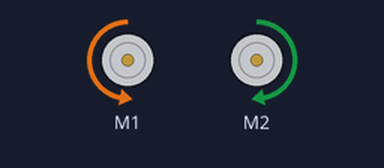
Simulated run of this sketch. Board: Arduino Uno, built with avr-gcc and run on an emulated ATmega328P. On the bench: 2 × DC motor (green arrow = forward, orange = backward, longer = faster).

Above: at 0.19 s.
At 8.1 s:
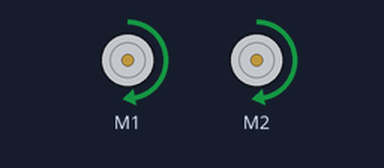
At 19.0 s:
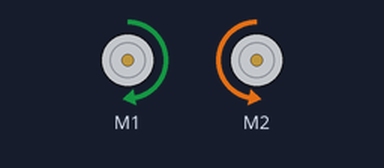
Timing chart, 0 to 20.5 s (numbered marks = the images above):
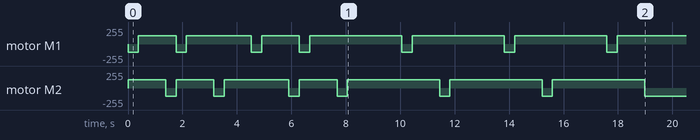

Measured:
- by itself, motor M2: stopped → forward 127/255 at 0.00 s, → backward 127/255 1.4 s later, → forward 127/255 0.38 s later, → backward 127/255 1.4 s later, … (14 changes in this stretch)
- by itself, motor M1: stopped → backward 127/255 at 0.00 s, → forward 127/255 0.38 s later, → backward 127/255 1.4 s later, → forward 127/255 0.38 s later, … (14 changes in this stretch)

The sketch:

20Jan_Final_Rhonda_Atttempt.ino
```cpp
/**
  Robotics Digital Sciences M1 2022
  Name: Path Finding Robot
  Purpose: To find shortest path in an 8x8 (50 cm) grid with pre-defined obstacles
  @authors Janessa Sochima Aneke, Sakshi Sharma, Sayed Mossavi
*/


// libraries
#include <ZumoShield.h>

//Zumo robot set-up
ZumoMotors motors;

//14 steps, 15 decisions to make
#define PATH_LEN 15

//speeds of wheels for forward movement and turns
#define TURN_SPEED      382
#define DURATION_FORWARD     1000
#define LEFT_SPEED 200
#define RIGHT_SPEED 200

char orientation;
//grid path from the Google Classroom, 0's represent available squares, 1's represent obstacles
int grid[8][8]=	{
         {0,0,0,0,1,0,0,1},
	 {0,0,1,0,0,0,0,0},
	 {0,0,0,0,0,0,0,0},
	 {0,1,0,1,0,0,0,1},
	 {0,0,0,0,0,0,0,0},
	 {0,1,0,0,1,1,0,0},
         {0,0,0,0,0,0,0,0},
         {0,0,0,1,1,0,0,0},
         };

void setup() {
  Serial.begin(9600);
}

//functions for how to move Rhonda the robot
void backward() {
   motors.setSpeeds(-LEFT_SPEED, -RIGHT_SPEED); //move backward
   delay(DURATION_FORWARD);
}
void forward() {
  motors.setSpeeds(LEFT_SPEED, RIGHT_SPEED); //move forward
   delay(DURATION_FORWARD);
}
void turn_right() {
  motors.setSpeeds(LEFT_SPEED, -RIGHT_SPEED); //turn right
   delay(TURN_SPEED);
}
void turn_left() {
  motors.setSpeeds(-LEFT_SPEED, RIGHT_SPEED); //turn left
   delay(TURN_SPEED);
}
void go_right() { //turn right, move forward, re-orient north
  turn_right();
   forward();
   turn_left();
}
void go_left() { //turn left, move forward, re-orient north
  turn_left();
   forward();
   turn_right();
}

//code a path that avoids obstacles defined in photo on Classroom
int path[PATH_LEN][2] = { //array is 14 steps with 2 variables x,y
  {0,0},
  {1,0},
  {2,0},
  {2,1},
  {3,1},
  {4,1},
  {4,2},
  {4,3},
  {5,3},
  {5,4},
  {5,5},
  {6,5},
  {6,6},
  {6,7},
  {7,7}
};

// {       alternative path
//   {0,0},
//   {0,1},
//   {0,2},
//   {0,3},
//   {1,3},
//   {1,4},
//   {1,5},
//   {1,6},
//   {2,6},
//   {3,6},
//   {4,6},
//   {4,7},
//   {5,7},
//   {6,7},
//   {7,7},
// };

//sets up current and next positions
int runPath(int curX,int curY,int nextX,int nextY ){
  int returnValue = 1;

//goNext tells Rhonda how to make decisions for which direction to move within the grid
    char direction = goNext(curX, curY, nextX, nextY);

    if (direction == 'r'){
        go_right();
    }
    else if (direction == 'l'){
        go_left();
    }
    else if (direction == 'f'){
        forward();
    }
  return returnValue;
}

char goNext(int x,int y,int w,int z){
    if (x == w && y < z){
        return 'f';
        }
    if (x == w && y > z){
        return 'b';
        }
    if (x < w && y == z){
        return 'l';
        }
    if (x > w && y == z){
        return 'r';
        }
}
int count = 0;

void loop() { //decision making loop
  if(count == 0){
    for(int i = 0; i < PATH_LEN -1 ; i++){
          int currentX = path[i][0];
          int currentY = path[i][1];

          int nextX = path[i+1][0];
          int nextY = path[i+1][1];

        runPath(currentX, currentY, nextX, nextY);
      }
      count++;
    }
}
```
